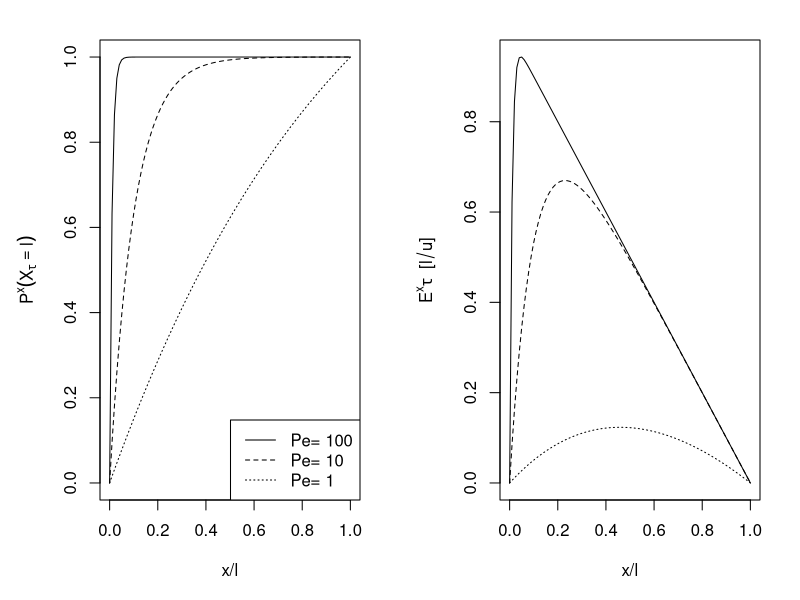

This chart was generated by the following R code:
### Figure of probability of exit to the right for Brownian motion with drift
### on the unit interval

pdf(file="BMdriftExit.pdf",width=8,height=4)

par(mfrow=c(1,2),mar=c(5,5,2,2))

## Plot curves for these Peclet numbers
Pes <- rev(c(1,10,100))

## Probability of exit to the right
P <- function(x) (1 - exp(-x*Pe))/(1-exp(-Pe))

Pe <- Pes[1]

plot(P,from=0,to=1,main="",xlab="x/l",ylab=expression({P^x}(X[tau]==l)))

for(i in 2:length(Pes))
{
    Pe <- Pes[i]
    plot(P,from=0,to=1,add=TRUE,lty=i)
}

legend("bottomright",legend=paste("Pe=",Pes),lty=1:length(Pes))

## Expected time to exit
E <- function(x)
     ( (1-x) -  ( exp(- x*Pe ) - exp(-Pe) ) / (1 - exp(-Pe)) ) 

Pe <- Pes[1]

plot(E,from=0,to=1,main="",xlab="x/l",ylab=expression(E^x * tau~" ["*l/u*"]" ))

for(i in 2:length(Pes))
{
    Pe <- Pes[i]
    plot(E,from=0,to=1,add=TRUE,lty=i)
}

dev.off()
